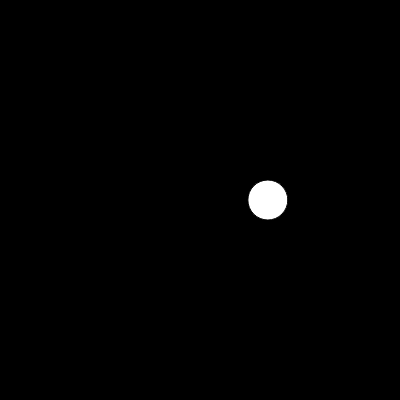
Frame 1 (no input)
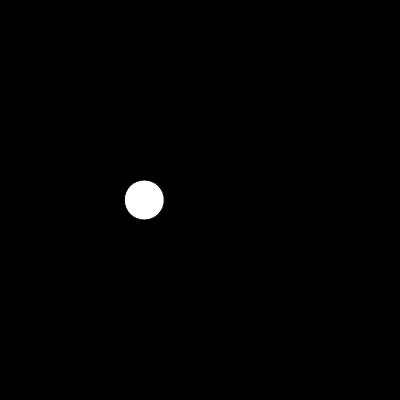
Frame 60 (no input)
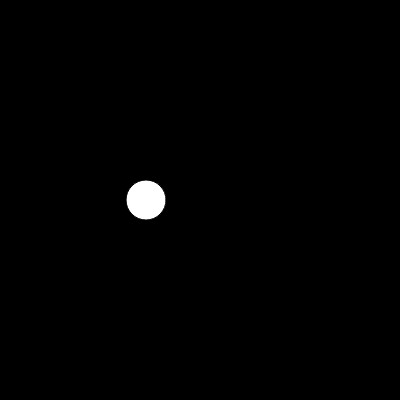
Frame 120 (the mouse pressed at the canvas centre since frame 60)

The p5.js sketch that drew these frames (run headless with seeded random() and noise() and a simulated clock; from frame 60 on, the mouse is pressed at the canvas centre):

// p5.js sketch
// ── sketch.js
var canvas; 
var t = 0;

function setup() {
  canvas = createCanvas(400, 400);
  frameRate(60);
}

function draw() {
  background(0);
  fill(255);

  x = noise(t);
  x = map(x,0,1,0,width);

  ellipse(x, height/2, 40, 40);

  t += 0.01;
}
